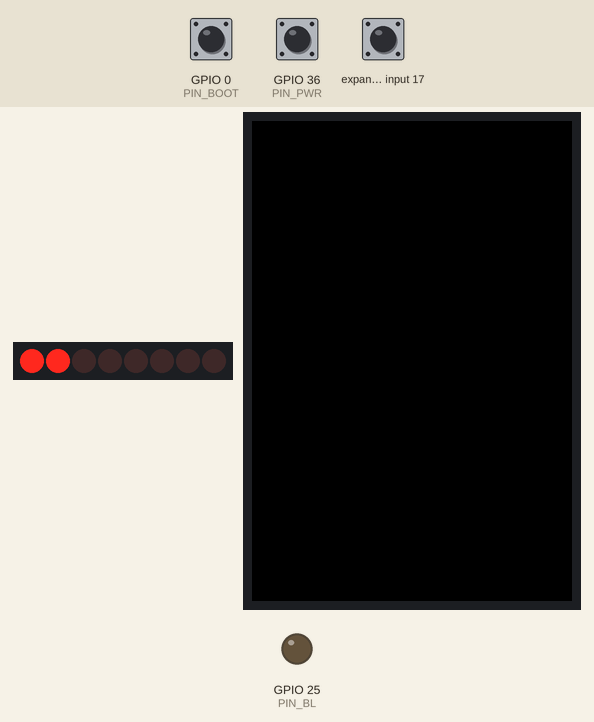
A sketch run on a simulated ESP32. On the bench: 8 port-expander outputs drawn as a row of LEDs (first output left, lit = HIGH), 320×480 colour display, output pins drawn as LEDs (lit = HIGH). Wiring (inferred from the names in the program): PCF8574 port expander at I2C address 0x20; PCF8574 port expander at I2C address 0x38. Wiring (inferred from the signals the program sends): row of LEDs: on Q0, Q1, Q2, Q3, Q4, Q5, Q6, Q7. Inputs (shaded band) come from the test bench; at power-on: expander input 17 HIGH, GPIO 0 (PIN_BOOT) HIGH, GPIO 36 (PIN_PWR) HIGH.

Above: at 0.01 s.
At 4.3 s:
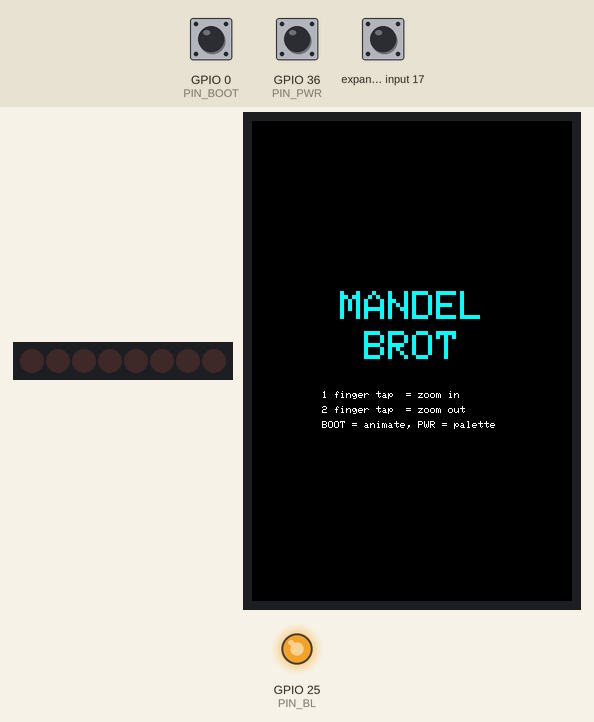
4.4 s: expander input 17 pulled LOW for 0.15 s
At 5.0 s:
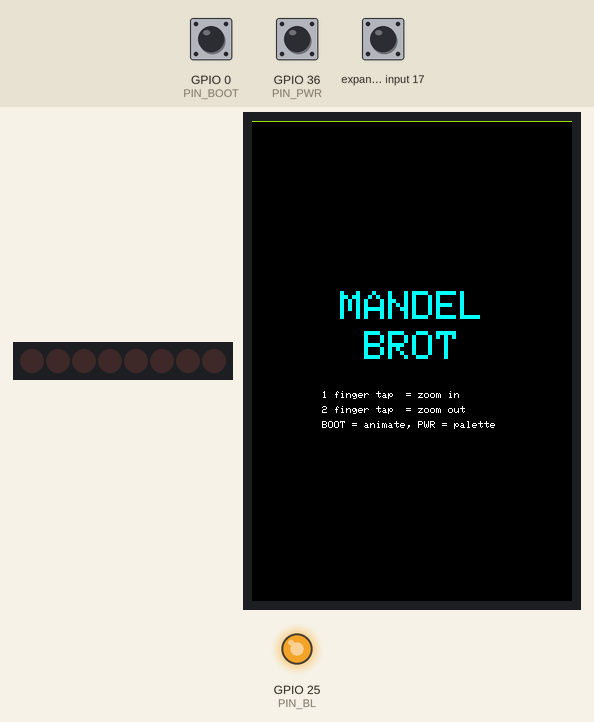
Timing chart, 0 to 7.4 s (numbered marks = the images above; inputs shaded):
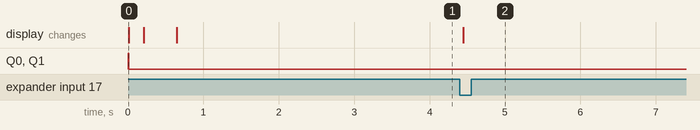

Measured:
- after the input at 4.4 s, the display: changes after 0.05 s (image 2)

The sketch:

mandelbrot_ws35.ino
```cpp
/*
  Mandelbrot Explorer 2.0 для Waveshare ESP32-Touch-LCD-3.5
  (ESP32-D0WD-V3, 3.5" ST7796 320x480 IPS, ёмкостный тач FT6336)

  Что нового по сравнению с версией для 2.4" CYD:
    • Считает на ОБОИХ ядрах ESP32: чётные строки — ядро 1, нечётные — ядро 0
    • Мультитач: тап одним пальцем — приблизить, тап двумя пальцами — отдалить
    • Ёмкостный тач не требует калибровки
    • 3 палитры, переключаются кнопкой PWR

  Управление:
    • Тап одним пальцем        — зум x2 в точку касания
    • Тап двумя пальцами       — отдалить x2
    • Кнопка «-» (слева внизу)  — отдалить
    • Кнопка «R» (справа внизу) — сброс вида
    • Кнопка BOOT (сбоку)       — вкл/выкл анимацию палитры
    • Кнопка PWR (короткое нажатие) — следующая палитра
      (долгое нажатие 6 с выключает плату — это делает контроллер питания)

  Arduino IDE:
    Плата: "ESP32 Dev Module"
    PSRAM: "Enabled" (не обязательно, но желательно)
    Библиотека: "GFX Library for Arduino" (moononournation) из Library Manager
    Остальное (тач FT6336 и расширитель TCA9554) драйвится прямо по I2C,
    дополнительные библиотеки не нужны.
*/

#include <Arduino_GFX_Library.h>
#include <Wire.h>

// ---------- Пины платы ----------
constexpr int PIN_SDA  = 21, PIN_SCL = 22;   // общая шина I2C
constexpr int PIN_BL   = 25;                 // подсветка
constexpr int PIN_BOOT = 0;                  // кнопка BOOT (активна по LOW)
constexpr int PIN_PWR  = 36;                 // кнопка PWR (активна по HIGH)

constexpr uint8_t TCA9554_ADDR = 0x20;       // расширитель: P0 = сброс LCD, P1 = сброс тача
constexpr uint8_t FT6336_ADDR  = 0x38;       // тач-контроллер

// Если тач окажется зеркальным — поменяй на true
constexpr bool TOUCH_FLIP_X = false;
constexpr bool TOUCH_FLIP_Y = false;

Arduino_DataBus* bus = new Arduino_ESP32SPI(27 /* DC */, 5 /* CS */, 18 /* SCK */, 23 /* MOSI */, 19 /* MISO */);
Arduino_GFX*     gfx = new Arduino_ST7796(bus, GFX_NOT_DEFINED /* RST через TCA9554 */, 0 /* портрет */, true /* IPS */);

// ---------- Параметры ----------
constexpr int W = 320, H = 480;
constexpr int PAL = 64;
constexpr int DOUBLE_FROM_LEVEL = 15;        // с этого зума float уже не хватает
constexpr int BTN_W = 64, BTN_H = 48, BTN_M = 12;  // экранные кнопки (с отступом от скруглённых углов)

uint8_t*  iterBuf;                           // W*H: 0 = внутри множества, 1..PAL = индекс цвета
uint16_t  palette[PAL];
uint16_t  lineBuf[W];

double   cx = -0.6, cy = 0.0;                // центр вида (ось Re идёт снизу вверх)
int      level = 0;
uint8_t  palShift = 0;
uint8_t  palScheme = 0;
bool     animate = false;
bool     needRender = true;
uint32_t lastMs = 0;

// ---------- Общие данные двух ядер ----------
TaskHandle_t       worker;
volatile uint16_t  frameId = 0;   // меняет только ядро 1
volatile uint16_t  rowFrame[H];              // номер кадра, для которого строка готова
volatile bool      abortFrame = false;
volatile bool      workerBusy = false;
double   fcx, fcy, fScale;                   // снимок параметров кадра
uint16_t fMaxIter;
bool     fDouble;

struct TouchPt { int16_t x, y; uint8_t n; };
TouchPt pending;
bool    hasPending = false;

// ---------- I2C: расширитель TCA9554 ----------
void tcaWrite(uint8_t reg, uint8_t val) {
  Wire.beginTransmission(TCA9554_ADDR);
  Wire.write(reg);
  Wire.write(val);
  Wire.endTransmission();
}

void resetPanelAndTouch() {
  // Регистры: 0x01 — выходы, 0x03 — направление (0 = выход)
  tcaWrite(0x01, 0xFF);
  tcaWrite(0x03, 0b11111100);     // P0 и P1 — выходы, остальное не трогаем
  tcaWrite(0x01, 0b11111100);     // сброс LCD и тача (LOW)
  delay(10);
  tcaWrite(0x01, 0xFF);           // отпускаем сброс
  delay(200);
}

// ---------- I2C: тач FT6336 ----------
uint8_t readTouch(int16_t* x, int16_t* y) {
  Wire.beginTransmission(FT6336_ADDR);
  Wire.write(0x02);               // TD_STATUS и далее координаты двух точек
  if (Wire.endTransmission(false) != 0) return 0;
  if (Wire.requestFrom((uint8_t)FT6336_ADDR, (uint8_t)11) != 11) return 0;
  uint8_t d[11];
  for (int i = 0; i < 11; i++) d[i] = Wire.read();

  uint8_t n = d[0] & 0x0F;
  if (n == 0 || n > 2) return 0;
  for (int i = 0; i < n; i++) {
    const uint8_t* p = d + 1 + i * 6;
    int16_t tx = ((p[0] & 0x0F) << 8) | p[1];
    int16_t ty = ((p[2] & 0x0F) << 8) | p[3];
    if (TOUCH_FLIP_X) tx = W - 1 - tx;
    if (TOUCH_FLIP_Y) ty = H - 1 - ty;
    x[i] = constrain(tx, 0, W - 1);
    y[i] = constrain(ty, 0, H - 1);
  }
  return n;
}

bool pollTouch(TouchPt& t) {
  int16_t x[2], y[2];
  uint8_t n = readTouch(x, y);
  if (!n) return false;
  t = { x[0], y[0], n };
  return true;
}

// ---------- Палитры ----------
void schemeColor(uint8_t scheme, float t, uint8_t& r, uint8_t& g, uint8_t& b) {
  // t в [0,1), палитра циклическая
  float tri = t < 0.5f ? t * 2 : (1 - t) * 2;   // 0→1→0 для бесшовного цикла
  auto c = [](float v) { return (uint8_t)(255 * constrain(v, 0.0f, 1.0f)); };
  switch (scheme) {
    case 0: {  // радуга
      float a = t * 2 * PI;
      r = 128 + 127 * sinf(a);
      g = 128 + 127 * sinf(a + 2.094f);
      b = 128 + 127 * sinf(a + 4.188f);
      break;
    }
    case 1:    // огонь
      r = c(tri * 3); g = c(tri * 3 - 1); b = c(tri * 3 - 2);
      break;
    default:   // лёд
      r = c(tri * 3 - 2); g = c(tri * 3 - 1); b = c(0.25f + tri * 3);
      break;
  }
}

void buildPalette() {
  for (int i = 0; i < PAL; i++) {
    uint8_t r, g, b;
    schemeColor(palScheme, (float)i / PAL, r, g, b);
    palette[i] = gfx->color565(r, g, b);
  }
}

inline uint16_t colorOf(uint8_t v) {
  return v == 0 ? 0x0000 : palette[(v - 1 + palShift) % PAL];
}

// ---------- Математика ----------
inline double pixelScale() { return ldexp(3.4 / H, -level); }

// Две версии расчёта: float (быстро) и double (точно на глубоком зуме).
// Сделано макросом, а не шаблоном: генератор прототипов Arduino ломает шаблоны в .ino.
#define DEFINE_MANDEL(T, SUFFIX)                                              \
  uint16_t mandel##SUFFIX(T x0, T y0, uint16_t maxIter) {                     \
    /* Главная кардиоида и круг периода 2 — точно внутри */                   \
    T xq = x0 - T(0.25);                                                      \
    T q  = xq * xq + y0 * y0;                                                 \
    if (q * (q + xq) <= T(0.25) * y0 * y0) return maxIter;                    \
    if ((x0 + 1) * (x0 + 1) + y0 * y0 <= T(0.0625)) return maxIter;           \
    T x = 0, y = 0, x2 = 0, y2 = 0;                                           \
    uint16_t i = 0;                                                           \
    while (x2 + y2 <= T(4) && i < maxIter) {                                  \
      y = 2 * x * y + y0; x = x2 - y2 + x0; x2 = x * x; y2 = y * y; i++;      \
    }                                                                         \
    return i;                                                                 \
  }                                                                           \
  /* Экран в портрете: вертикаль — ось Re (вверх), горизонталь — ось Im */    \
  void computeRow##SUFFIX(int py) {                                           \
    const T x0 = T(fcx - (py - H / 2) * fScale);                              \
    uint8_t* row = iterBuf + py * W;                                          \
    for (int px = 0; px < W; px++) {                                          \
      T y0 = T(fcy + (px - W / 2) * fScale);                                  \
      uint16_t n = mandel##SUFFIX(x0, y0, fMaxIter);                          \
      row[px] = (n >= fMaxIter) ? 0 : 1 + (n % PAL);                          \
    }                                                                         \
  }

DEFINE_MANDEL(float, F)
DEFINE_MANDEL(double, D)

void computeRowAuto(int py) {
  if (fDouble) computeRowD(py); else computeRowF(py);
}

// Ядро 0: считает нечётные строки
void workerTask(void*) {
  for (;;) {
    ulTaskNotifyTake(pdTRUE, portMAX_DELAY);
    const uint16_t f = frameId;
    for (int py = 1; py < H && !abortFrame; py += 2) {
      computeRowAuto(py);
      rowFrame[py] = f;
      if ((py & 15) == 15) vTaskDelay(1);   // даём вздохнуть системным задачам ядра 0
    }
    workerBusy = false;
  }
}

void pushRow(int py) {
  const uint8_t* row = iterBuf + py * W;
  for (int px = 0; px < W; px++) lineBuf[px] = colorOf(row[px]);
  gfx->draw16bitRGBBitmap(0, py, lineBuf, W, 1);
}

// Ядро 1 (loop): чётные строки + вывод на экран. false — прервано касанием.
bool renderFrame() {
  fcx = cx; fcy = cy; fScale = pixelScale();
  fMaxIter = min(1500, 96 + level * 32);
  fDouble = level >= DOUBLE_FROM_LEVEL;

  frameId = frameId + 1;
  abortFrame = false;
  workerBusy = true;
  xTaskNotifyGive(worker);

  for (int py = 0; py < H; py += 2) {
    computeRowAuto(py);
    pushRow(py);
    while (rowFrame[py + 1] != frameId) delayMicroseconds(20);
    pushRow(py + 1);

    if ((py & 31) == 30 && pollTouch(pending)) {   // проверка тача каждые 16 пар строк
      hasPending = true;
      abortFrame = true;
      while (workerBusy) delay(1);
      return false;
    }
  }
  while (workerBusy) delay(1);
  return true;
}

// ---------- Интерфейс ----------
void drawButton(int x, const char* label) {
  int y = H - BTN_H - BTN_M;
  gfx->fillRoundRect(x, y, BTN_W, BTN_H, 10, 0x0000);
  gfx->drawRoundRect(x, y, BTN_W, BTN_H, 10, 0xFFFF);
  gfx->setTextSize(3);
  gfx->setTextColor(0xFFFF);
  gfx->setCursor(x + BTN_W / 2 - 8, y + BTN_H / 2 - 11);
  gfx->print(label);
}

void drawHud() {
  static const char* names[] = { "rainbow", "fire", "ice" };
  gfx->setTextSize(1);
  gfx->setTextColor(0xFFFF, 0x0000);
  gfx->setCursor(16, 10);
  gfx->printf(" 2^%d | %lu ms | %s | %s | 2 cores ", level, (unsigned long)lastMs,
              fDouble ? "double" : "float", names[palScheme]);
  drawButton(BTN_M, "-");
  drawButton(W - BTN_W - BTN_M, "R");
}

void redrawFromBuffer() {
  for (int py = 0; py < H; py++) pushRow(py);
  drawHud();
}

bool inButton(int x, int y, int bx) {
  return x >= bx && x < bx + BTN_W && y >= H - BTN_H - BTN_M - 8;
}

void handleGesture(int x, int y, uint8_t fingers) {
  if (fingers >= 2 || inButton(x, y, BTN_M)) {   // два пальца или «-»
    if (level > 0) level--;
  } else if (inButton(x, y, W - BTN_W - BTN_M)) { // «R»
    cx = -0.6; cy = 0.0; level = 0;
  } else if (level < 44) {                        // зум в точку
    double s = pixelScale();
    cx -= (y - H / 2) * s;
    cy += (x - W / 2) * s;
    level++;
  }
}

// Ждёт, пока все пальцы отпустят экран, и считает максимум пальцев за жест
void trackGesture(TouchPt start) {
  uint8_t maxN = start.n;
  int zeros = 0;
  int16_t x[2], y[2];
  while (zeros < 3) {
    delay(15);
    uint8_t n = readTouch(x, y);
    if (n == 0) zeros++;
    else { zeros = 0; if (n > maxN) maxN = n; }
  }
  handleGesture(start.x, start.y, maxN);
}

void splash() {
  gfx->fillScreen(0x0000);
  gfx->setTextColor(0x07FF);
  gfx->setTextSize(4);
  gfx->setCursor(88, 170);
  gfx->print("MANDEL");
  gfx->setCursor(112, 210);
  gfx->print("BROT");
  gfx->setTextSize(1);
  gfx->setTextColor(0xFFFF);
  gfx->setCursor(70, 270); gfx->print("1 finger tap  = zoom in");
  gfx->setCursor(70, 285); gfx->print("2 finger tap  = zoom out");
  gfx->setCursor(70, 300); gfx->print("BOOT = animate, PWR = palette");
  delay(2500);
}

// ---------- Arduino ----------
void setup() {
  Serial.begin(115200);
  pinMode(PIN_BOOT, INPUT_PULLUP);
  pinMode(PIN_PWR, INPUT);

  Wire.begin(PIN_SDA, PIN_SCL);
  Wire.setClock(400000);
  resetPanelAndTouch();

  if (!gfx->begin()) Serial.println("gfx->begin() failed!");
  gfx->fillScreen(0x0000);
  analogWrite(PIN_BL, 230);       // яркость 0..255

  iterBuf = (uint8_t*)malloc(W * H);
  if (!iterBuf && psramFound()) iterBuf = (uint8_t*)ps_malloc(W * H);
  if (!iterBuf) {
    gfx->setCursor(10, 10);
    gfx->print("Out of memory");
    while (true) delay(1000);
  }

  buildPalette();
  xTaskCreatePinnedToCore(workerTask, "mandel", 4096, nullptr, 1, &worker, 0);
  splash();
}

void loop() {
  // BOOT — анимация палитры
  static bool lastBoot = digitalRead(PIN_BOOT);
  bool boot = digitalRead(PIN_BOOT);
  if (lastBoot == HIGH && boot == LOW) { animate = !animate; delay(30); }
  lastBoot = boot;

  // PWR — следующая палитра
  static bool lastPwr = digitalRead(PIN_PWR);
  bool pwr = digitalRead(PIN_PWR);
  if (lastPwr == LOW && pwr == HIGH) {
    palScheme = (palScheme + 1) % 3;
    buildPalette();
    redrawFromBuffer();
    delay(30);
  }
  lastPwr = pwr;

  // Тач
  if (!hasPending) hasPending = pollTouch(pending);
  if (hasPending) {
    hasPending = false;
    trackGesture(pending);
    needRender = true;
  }

  // Рендер
  if (needRender) {
    needRender = false;
    uint32_t t0 = millis();
    bool done = renderFrame();
    lastMs = millis() - t0;
    if (done) drawHud();
    return;
  }

  // Анимация: цвета «текут» без пересчёта фрактала
  if (animate) {
    palShift = (palShift + 1) % PAL;
    redrawFromBuffer();
  } else {
    delay(10);
  }
}
```
